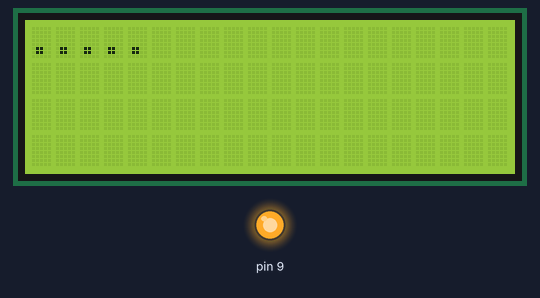
Recording of a sketch running on a simulated Arduino Uno, built with avr-gcc and run on an emulated ATmega328P. Shown: 20×4 character LCD, output pins drawn as LEDs (lit = HIGH). At 7.1 s the program stops and its outputs stay as they are.

Above: at 4.1 s.
Timing chart, 0 to 5.6 s (numbered marks = the images above):
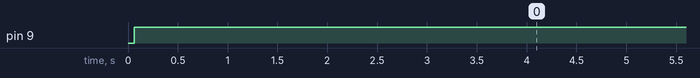

Measured:
- by itself, pin 9: LOW → HIGH at 0.06 s

The sketch:

Reaction_test.ino
```cpp
#include <Wire.h>
#include <LiquidCrystal_I2C.h>
LiquidCrystal_I2C lcd(0x27,20,4);  // set the LCD address to 0x27 for a 16 chars and 2 line display
int start;
int end;
void setup() {
  // put your setup code here, to run once:
  Serial.begin(9600);
  lcd.init();
  pinMode(9, OUTPUT);
  digitalWrite(9,HIGH);
  // Print a message to the LCD.
  lcd.backlight();
  lcd.clear();
  lcd.setCursor(0,0);
  lcd.print(".");
  lcd.setCursor(1,0);
  delay(1000);
  lcd.print(".");
  lcd.setCursor(2,0);
  delay(1000);
  lcd.print(".");
  lcd.setCursor(3,0);
  delay(1000);
  lcd.print(".");
  lcd.setCursor(4,0);
  delay(1000);
  lcd.print(".");
  delay(3000);
  lcd.clear();
  start = millis();
  while (true){
     if (digitalRead(9) == LOW){
       end = millis();
       lcd.setCursor(0,0);
       lcd.print(end-start);
       lcd.setCursor(7,0);
       lcd.print("ms");
       break;
  }
  }
}

void loop() {
  // put your main code here, to run repeatedly:

}
```
